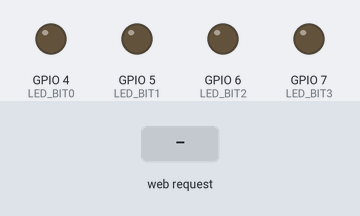
Bench run of a sketch on a simulated ESP32-S3. Shown: output pins drawn as LEDs (lit = HIGH). Inputs (shaded band) come from the test bench. What the sketch prints to the serial monitor is not drawn.

Above: at 1.2 s.
1.3 s: HTTP request GET /calc?a=1 received
At 2.5 s:
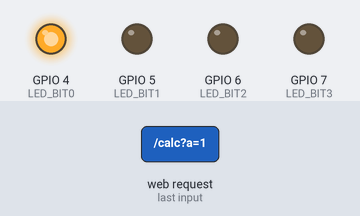
2.8 s: HTTP request GET /calc?b=1 received
At 3.8 s:
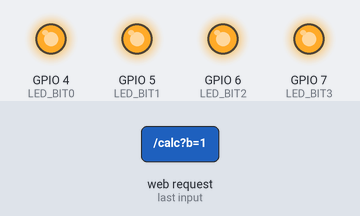
4.3 s: HTTP request GET /calc received
At 5.0 s:
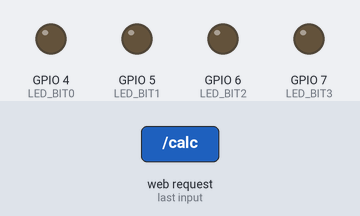
5.8 s: HTTP request GET /calc?a=120 received
At 6.1 s:
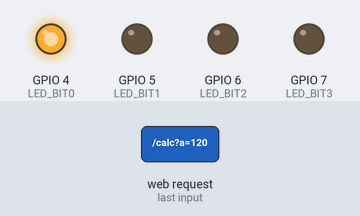
Timing chart, 0 to 8.3 s (numbered marks = the images above; inputs shaded):
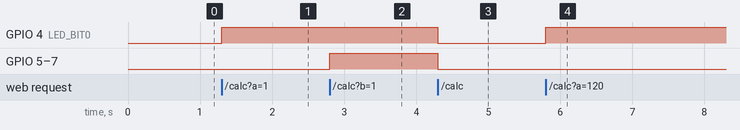

The sketch:

Calc.ino
```cpp
#include <WiFi.h>
#include <WebServer.h>

const char* ssid = "ESP32-Calc-GH";
const char* password = "12345678";

#define LED_BIT0 4
#define LED_BIT1 5
#define LED_BIT2 6
#define LED_BIT3 7

WebServer server(80);

void setup() {
  Serial.begin(115200);

  pinMode(LED_BIT0, OUTPUT);
  pinMode(LED_BIT1, OUTPUT);
  pinMode(LED_BIT2, OUTPUT);
  pinMode(LED_BIT3, OUTPUT);

  WiFi.softAP(ssid, password);
  Serial.print("AP IP address: ");
  Serial.println(WiFi.softAPIP());

  server.on("/calc", handleCalc);
  server.on("/", handleRoot);

  server.begin();
  Serial.println("HTTP server started");
}

void loop() {
  server.handleClient();
}

void handleRoot() {
  server.send(200, "text/plain", "Calculadora 4-bits running");
}

void handleCalc() {
  int valA = strtol(server.arg("a").c_str(), NULL, 2);
  int valB = strtol(server.arg("b").c_str(), NULL, 2);
  String op = server.arg("op");

  int resultado = (op == "add") ? (valA + valB) : (valA - valB);

  bool overflow = false;
  if (op == "add") {
    if (((valA & 0x08) == 0 && (valB & 0x08) == 0 && (resultado & 0x08) != 0) ||
        ((valA & 0x08) != 0 && (valB & 0x08) != 0 && (resultado & 0x08) == 0)) {
      overflow = true;
    }
  } else {
    if (((valA & 0x08) == 0 && (valB & 0x08) != 0 && (resultado & 0x08) != 0) ||
        ((valA & 0x08) != 0 && (valB & 0x08) == 0 && (resultado & 0x08) == 0)) {
      overflow = true;
    }
  }

  resultado = resultado & 0x0F;

  digitalWrite(LED_BIT0, (resultado >> 0) & 0x01);
  digitalWrite(LED_BIT1, (resultado >> 1) & 0x01);
  digitalWrite(LED_BIT2, (resultado >> 2) & 0x01);
  digitalWrite(LED_BIT3, (resultado >> 3) & 0x01);

  server.sendHeader("Access-Control-Allow-Origin", "*");

  String response = "{\"resultado\":" + String(resultado) +
                    ",\"overflow\":" + (overflow ? "true" : "false") + "}";
  server.send(200, "application/json", response);
}
```

Measured:
- after the input at 1.3 s, GPIO 4 (LED_BIT0): LOW → HIGH at once
- after the input at 2.8 s, GPIO 5 (LED_BIT1), GPIO 6 (LED_BIT2), GPIO 7 (LED_BIT3): LOW → HIGH at once
- after the input at 4.3 s, GPIO 4 (LED_BIT0), GPIO 5 (LED_BIT1), GPIO 6 (LED_BIT2), GPIO 7 (LED_BIT3): HIGH → LOW at once
- after the input at 5.8 s, GPIO 4 (LED_BIT0): LOW → HIGH at once
